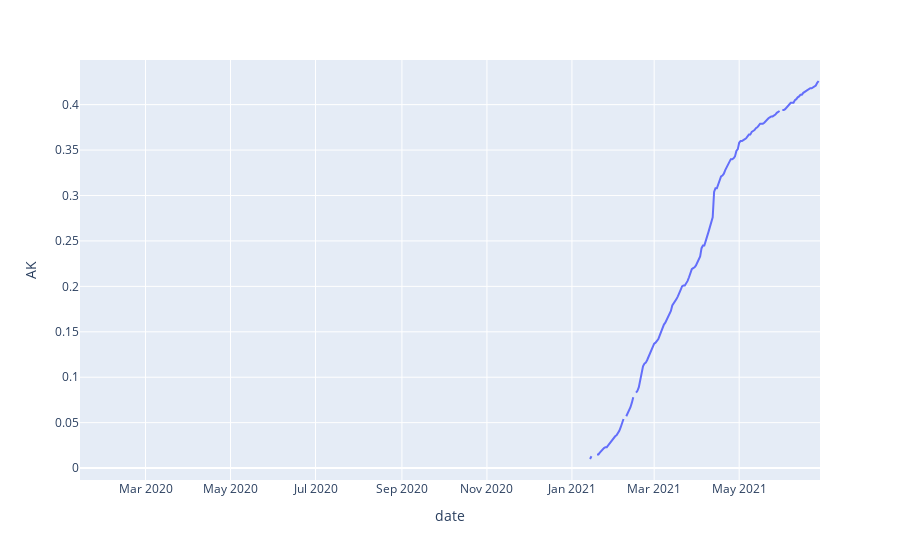

This figure's notebook cell:
### Code cell
fig.show()

### Figure 1 — Plotly figure (JSON) as saved in the notebook; plotly's stock layout.template omitted (floating-point values rounded to 4 significant figures; data arrays with more than 128 entries replaced by an {"elided": "..."} marker saying what was removed)
{"data": [{"hovertemplate": "date=%{x}<br>AK=%{y}<extra></extra>", "legendgroup": "", "line": {"color": "#636efa", "dash": "solid"}, "mode": "lines", "name": "", "orientation": "v", "showlegend": false, "type": "scatter", "x": {"elided": "532 str values"}, "xaxis": "x", "y": {"elided": "532 float values"}, "yaxis": "y"}], "layout": {"legend": {"tracegroupgap": 0}, "margin": {"t": 60}, "xaxis": {"anchor": "y", "domain": [0, 1], "title": {"text": "date"}}, "yaxis": {"anchor": "x", "domain": [0, 1], "title": {"text": "AK"}}}}
